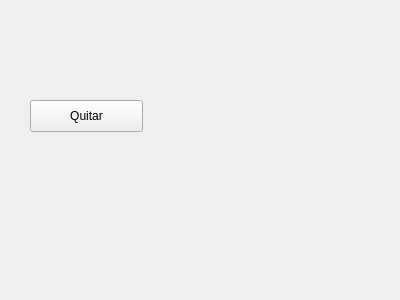
<?xml version="1.0" encoding="UTF-8"?>
<ui version="4.0">
 <class>Widget</class>
 <widget class="QWidget" name="Widget">
  <property name="geometry">
   <rect>
    <x>0</x>
    <y>0</y>
    <width>400</width>
    <height>300</height>
   </rect>
  </property>
  <property name="windowTitle">
   <string>Widget</string>
  </property>
  <widget class="QPushButton" name="pushButton">
   <property name="geometry">
    <rect>
     <x>30</x>
     <y>100</y>
     <width>113</width>
     <height>32</height>
    </rect>
   </property>
   <property name="text">
    <string>Quitar</string>
   </property>
  </widget>
 </widget>
 <layoutdefault spacing="6" margin="11"/>
 <resources/>
 <connections/>
</ui>
